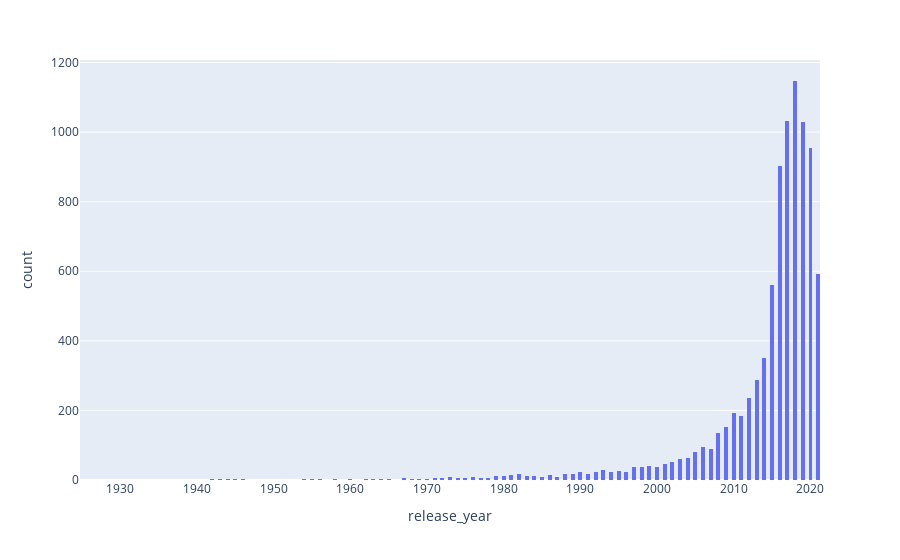

The notebook cell saved with this chart:
### Code cell
plt.figure(figsize = (10, 6))
fig = px.histogram(netflix_data, x = netflix_data["release_year"])
fig.update_traces(xbins_size=0.5, selector=dict(type='histogram'))
print("Don't forget to interact by hovering over the graph")
fig.show()

### Figure 1 — Plotly figure (JSON) as saved in the notebook; plotly's stock layout.template omitted (floating-point values rounded to 4 significant figures; data arrays with more than 128 entries replaced by an {"elided": "..."} marker saying what was removed)
{"data": [{"alignmentgroup": "True", "bingroup": "x", "hovertemplate": "release_year=%{x}<br>count=%{y}<extra></extra>", "legendgroup": "", "marker": {"color": "#636efa", "pattern": {"shape": ""}}, "name": "", "offsetgroup": "", "orientation": "v", "showlegend": false, "type": "histogram", "x": {"elided": "8807 int values"}, "xaxis": "x", "xbins": {"size": 0.5}, "yaxis": "y"}], "layout": {"barmode": "relative", "legend": {"tracegroupgap": 0}, "margin": {"t": 60}, "xaxis": {"anchor": "y", "domain": [0, 1], "title": {"text": "release_year"}}, "yaxis": {"anchor": "x", "domain": [0, 1], "title": {"text": "count"}}}}
